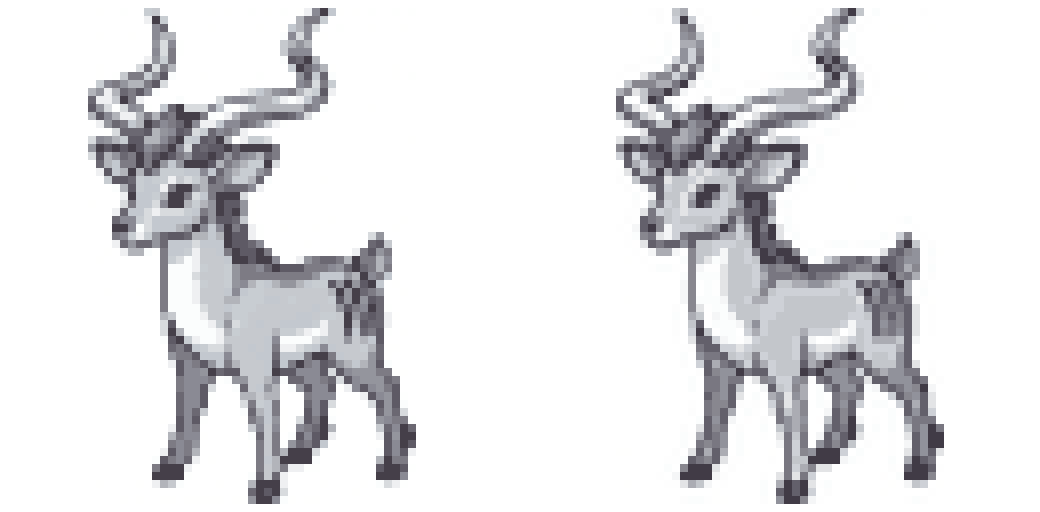

Python code for this plot:
# Snelle test: haalt de illustratie (r5) een 64x64-sprite? Geen sprite, alleen een leesbaarheidscheck.
from PIL import Image
import numpy as np
src = Image.open("docs/concept/sprites/impala_lijn/impala/gemini/r5/impala_r5.png").convert("RGB")
a = np.asarray(src).astype(int); m = (a.sum(2) < 720)
ys, xs = np.where(m); box = (xs.min(), ys.min(), xs.max()+1, ys.max()+1)
c = src.crop(box); w, h = c.size; s = 62 / max(w, h)
out = []
for name, flt in [("box", Image.BOX), ("lanczos", Image.LANCZOS)]:
    r = c.resize((round(w*s), round(h*s)), flt).quantize(16, dither=Image.NONE).convert("RGB")
    can = Image.new("RGB", (64, 64), "white"); can.paste(r, ((64-r.width)//2, 64-r.height-1))
    out.append(can.resize((512, 512), Image.NEAREST))
v = Image.new("RGB", (1040, 512), "white"); v.paste(out[0], (0, 0)); v.paste(out[1], (528, 0))
v.save("docs/concept/sprites/impala_lijn/impala/test/snelle_reductie.png")
